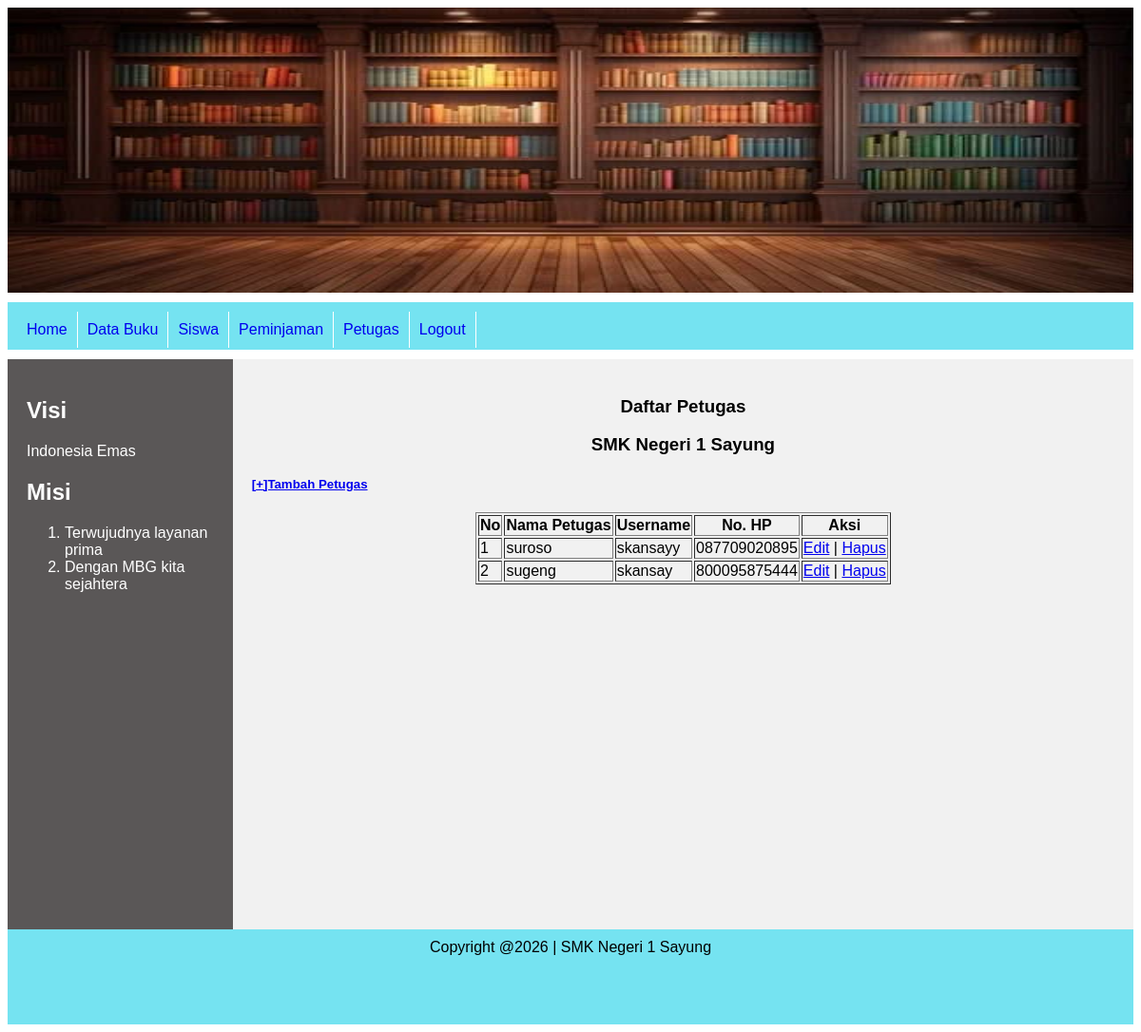
Screenshot of /admin/index.php?page=petugas (signed in) with the database file from the repository.
### tables this page shows
CREATE TABLE `tbl_petugas` (
  `idpetugas` int NOT NULL,
  `namapetugas` varchar(100) NOT NULL,
  `hp` varchar(20) NOT NULL,
  `username` varchar(50) NOT NULL,
  `password` varchar(50) NOT NULL,
  `created_at` timestamp NOT NULL DEFAULT CURRENT_TIMESTAMP,
  `updated_at` timestamp NULL DEFAULT NULL
);

### admin/halaman/petugas/petugas.php (the view, shortened to what this page needs)
<?php
include "../koneksi.php";
$query = "SELECT * FROM tbl_petugas";
$data = mysqli_query($conn, $query);
?>
<h3>
    <center>Daftar Petugas</center>
</h3>
<p>
<h3>
    <center>SMK Negeri 1 Sayung</center>
</h3>
<h5><a href="index.php?page=petugastambah"> [+]Tambah Petugas</a></h5>
<table align="center" border="1">
    <tr>
        <th>No</th>
        <th>Nama Petugas</th>
        <th>Username</th>
        <th>No. HP</th>
        <th>Aksi</th>
    </tr>
    <?php
    $nomor = 1;
    while($row = mysqli_fetch_assoc($data)) {
        echo "<tr>";
        echo "<td> $nomor </td>";
        echo "<td>". $row['namapetugas'] ."</td>";
        echo "<td>". $row['username'] ."</td>";
        echo "<td>". $row['hp'] ."</td>";
        echo "<td>";
        echo "<a href='../admin/index.php?page=petugasubah&idpetugas=".$row['idpetugas'] . "'>Edit</a> | ";
        echo "<a href='halaman/petugas/petugashapus.php?idpetugas=".$row['idpetugas'] . "'onClick='return confirm(\"Apakah anda yakin ingin menghapus data buku ini?\")'>Hapus</a></td>";
        echo "</tr>";
        $nomor++;
    }
    ?>
</table>

### css/style.css (style rules this page uses)
* { box-sizing: border-box; }
body { font-family: Arial, Helvetica, sans-serif; }

### rows the page displays
tbl_petugas: namapetugas "suroso", username "skansayy", hp "087709020895"
tbl_petugas: namapetugas "sugeng", username "skansay", hp "800095875444"
